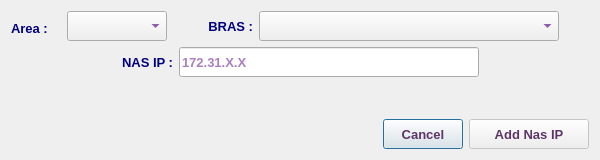
<?xml version="1.0" encoding="UTF-8"?>
<ui version="4.0">
 <class>AddNasIpDialog</class>
 <widget class="QDialog" name="AddNasIpDialog">
  <property name="geometry">
   <rect>
    <x>0</x>
    <y>0</y>
    <width>600</width>
    <height>160</height>
   </rect>
  </property>
  <property name="minimumSize">
   <size>
    <width>600</width>
    <height>160</height>
   </size>
  </property>
  <property name="maximumSize">
   <size>
    <width>601</width>
    <height>161</height>
   </size>
  </property>
  <property name="font">
   <font>
    <family>Tahoma</family>
    <pointsize>10</pointsize>
   </font>
  </property>
  <property name="windowTitle">
   <string>Add NAS IP</string>
  </property>
  <property name="windowIcon">
   <iconset resource="../../../../image.qrc">
    <normaloff>:/Image/add.png</normaloff>:/Image/add.png</iconset>
  </property>
  <layout class="QVBoxLayout" name="verticalLayout">
   <item>
    <layout class="QHBoxLayout" name="horizontalLayout">
     <item>
      <widget class="QLabel" name="label">
       <property name="minimumSize">
        <size>
         <width>50</width>
         <height>30</height>
        </size>
       </property>
       <property name="maximumSize">
        <size>
         <width>50</width>
         <height>25</height>
        </size>
       </property>
       <property name="font">
        <font>
         <family>Tahoma</family>
         <pointsize>10</pointsize>
         <weight>75</weight>
         <bold>true</bold>
        </font>
       </property>
       <property name="styleSheet">
        <string notr="true">color: rgb(0, 0, 127);</string>
       </property>
       <property name="text">
        <string>Area :</string>
       </property>
      </widget>
     </item>
     <item>
      <widget class="QComboBox" name="areaCB">
       <property name="minimumSize">
        <size>
         <width>100</width>
         <height>30</height>
        </size>
       </property>
       <property name="maximumSize">
        <size>
         <width>100</width>
         <height>30</height>
        </size>
       </property>
       <property name="font">
        <font>
         <family>Tahoma</family>
         <pointsize>10</pointsize>
         <weight>75</weight>
         <bold>true</bold>
        </font>
       </property>
       <property name="styleSheet">
        <string notr="true">color: rgb(85, 0, 127);</string>
       </property>
      </widget>
     </item>
     <item>
      <widget class="QLabel" name="label_2">
       <property name="minimumSize">
        <size>
         <width>80</width>
         <height>30</height>
        </size>
       </property>
       <property name="font">
        <font>
         <family>Tahoma</family>
         <pointsize>10</pointsize>
         <weight>75</weight>
         <bold>true</bold>
        </font>
       </property>
       <property name="styleSheet">
        <string notr="true">color: rgb(0, 0, 127);</string>
       </property>
       <property name="text">
        <string>BRAS :</string>
       </property>
       <property name="alignment">
        <set>Qt::AlignRight|Qt::AlignTrailing|Qt::AlignVCenter</set>
       </property>
      </widget>
     </item>
     <item>
      <widget class="QComboBox" name="brasCB">
       <property name="sizePolicy">
        <sizepolicy hsizetype="Expanding" vsizetype="Preferred">
         <horstretch>0</horstretch>
         <verstretch>0</verstretch>
        </sizepolicy>
       </property>
       <property name="minimumSize">
        <size>
         <width>300</width>
         <height>30</height>
        </size>
       </property>
       <property name="maximumSize">
        <size>
         <width>500</width>
         <height>30</height>
        </size>
       </property>
       <property name="font">
        <font>
         <family>Tahoma</family>
         <pointsize>10</pointsize>
         <weight>75</weight>
         <bold>true</bold>
        </font>
       </property>
       <property name="styleSheet">
        <string notr="true">color: rgb(85, 0, 127);</string>
       </property>
      </widget>
     </item>
     <item>
      <spacer name="horizontalSpacer_4">
       <property name="orientation">
        <enum>Qt::Horizontal</enum>
       </property>
       <property name="sizeHint" stdset="0">
        <size>
         <width>40</width>
         <height>20</height>
        </size>
       </property>
      </spacer>
     </item>
    </layout>
   </item>
   <item>
    <layout class="QHBoxLayout" name="horizontalLayout_2">
     <item>
      <spacer name="horizontalSpacer_3">
       <property name="font">
        <font>
         <family>Tahoma</family>
         <pointsize>10</pointsize>
        </font>
       </property>
       <property name="orientation">
        <enum>Qt::Horizontal</enum>
       </property>
       <property name="sizeHint" stdset="0">
        <size>
         <width>40</width>
         <height>20</height>
        </size>
       </property>
      </spacer>
     </item>
     <item>
      <widget class="QLabel" name="label_3">
       <property name="minimumSize">
        <size>
         <width>0</width>
         <height>30</height>
        </size>
       </property>
       <property name="font">
        <font>
         <family>Tahoma</family>
         <pointsize>10</pointsize>
         <weight>75</weight>
         <bold>true</bold>
        </font>
       </property>
       <property name="styleSheet">
        <string notr="true">color: rgb(0, 0, 127);</string>
       </property>
       <property name="text">
        <string>NAS IP :</string>
       </property>
      </widget>
     </item>
     <item>
      <widget class="QLineEdit" name="nasLE">
       <property name="minimumSize">
        <size>
         <width>300</width>
         <height>30</height>
        </size>
       </property>
       <property name="maximumSize">
        <size>
         <width>300</width>
         <height>30</height>
        </size>
       </property>
       <property name="font">
        <font>
         <family>Tahoma</family>
         <pointsize>10</pointsize>
         <weight>75</weight>
         <bold>true</bold>
        </font>
       </property>
       <property name="styleSheet">
        <string notr="true">color: rgb(85, 0, 127);</string>
       </property>
       <property name="placeholderText">
        <string>172.31.X.X</string>
       </property>
      </widget>
     </item>
     <item>
      <spacer name="horizontalSpacer_2">
       <property name="font">
        <font>
         <family>Tahoma</family>
         <pointsize>10</pointsize>
        </font>
       </property>
       <property name="orientation">
        <enum>Qt::Horizontal</enum>
       </property>
       <property name="sizeHint" stdset="0">
        <size>
         <width>40</width>
         <height>20</height>
        </size>
       </property>
      </spacer>
     </item>
    </layout>
   </item>
   <item>
    <spacer name="verticalSpacer">
     <property name="font">
      <font>
       <family>Tahoma</family>
       <pointsize>10</pointsize>
      </font>
     </property>
     <property name="orientation">
      <enum>Qt::Vertical</enum>
     </property>
     <property name="sizeHint" stdset="0">
      <size>
       <width>20</width>
       <height>40</height>
      </size>
     </property>
    </spacer>
   </item>
   <item>
    <layout class="QHBoxLayout" name="horizontalLayout_3">
     <item>
      <spacer name="horizontalSpacer">
       <property name="font">
        <font>
         <family>Tahoma</family>
         <pointsize>10</pointsize>
        </font>
       </property>
       <property name="orientation">
        <enum>Qt::Horizontal</enum>
       </property>
       <property name="sizeHint" stdset="0">
        <size>
         <width>40</width>
         <height>20</height>
        </size>
       </property>
      </spacer>
     </item>
     <item>
      <widget class="QPushButton" name="cancelBtn">
       <property name="sizePolicy">
        <sizepolicy hsizetype="Preferred" vsizetype="Preferred">
         <horstretch>0</horstretch>
         <verstretch>0</verstretch>
        </sizepolicy>
       </property>
       <property name="minimumSize">
        <size>
         <width>0</width>
         <height>30</height>
        </size>
       </property>
       <property name="maximumSize">
        <size>
         <width>16777215</width>
         <height>30</height>
        </size>
       </property>
       <property name="font">
        <font>
         <family>Tahoma</family>
         <pointsize>10</pointsize>
         <weight>75</weight>
         <bold>true</bold>
        </font>
       </property>
       <property name="styleSheet">
        <string notr="true">color: rgb(92, 53, 102);</string>
       </property>
       <property name="text">
        <string>Cancel</string>
       </property>
      </widget>
     </item>
     <item>
      <widget class="QPushButton" name="okBtn">
       <property name="enabled">
        <bool>false</bool>
       </property>
       <property name="sizePolicy">
        <sizepolicy hsizetype="Preferred" vsizetype="Preferred">
         <horstretch>0</horstretch>
         <verstretch>0</verstretch>
        </sizepolicy>
       </property>
       <property name="minimumSize">
        <size>
         <width>120</width>
         <height>30</height>
        </size>
       </property>
       <property name="maximumSize">
        <size>
         <width>16777215</width>
         <height>30</height>
        </size>
       </property>
       <property name="font">
        <font>
         <family>Tahoma</family>
         <pointsize>10</pointsize>
         <weight>75</weight>
         <bold>true</bold>
        </font>
       </property>
       <property name="styleSheet">
        <string notr="true">color: rgb(92, 53, 102);</string>
       </property>
       <property name="text">
        <string>Add Nas IP</string>
       </property>
       <property name="icon">
        <iconset resource="../../../../image.qrc">
         <normaloff>:/Image/add.png</normaloff>:/Image/add.png</iconset>
       </property>
       <property name="iconSize">
        <size>
         <width>20</width>
         <height>20</height>
        </size>
       </property>
      </widget>
     </item>
    </layout>
   </item>
  </layout>
 </widget>
 <tabstops>
  <tabstop>areaCB</tabstop>
  <tabstop>brasCB</tabstop>
  <tabstop>nasLE</tabstop>
  <tabstop>okBtn</tabstop>
  <tabstop>cancelBtn</tabstop>
 </tabstops>
 <resources>
  <include location="../../../../image.qrc"/>
 </resources>
 <connections/>
</ui>
